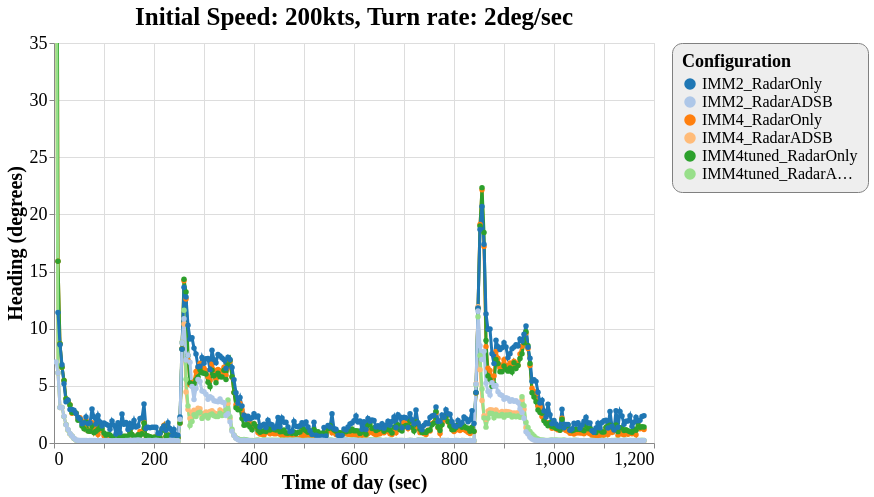

Source (Vega-Lite JSON):
### Vega-Lite specification from a JSON file in a GitHub repository (floating-point values rounded to 4 significant figures; data arrays with more than 128 entries replaced by an {"elided": "..."} marker saying what was removed)
{"config": {"view": {"continuousWidth": 600, "continuousHeight": 400}, "axisX": {"labelFontSize": 18, "titleFontSize": 20}, "axisY": {"labelFontSize": 18, "titleFontSize": 20}, "font": "Times New Roman", "legend": {"cornerRadius": 10, "fillColor": "#EEEEEE", "labelFontSize": 16, "padding": 10, "strokeColor": "gray", "titleFontSize": 18}, "title": {"fontSize": 25}}, "data": {"name": "data-9d768e711dd305bcdba9a85aebd58c2c"}, "mark": {"type": "line", "point": true, "strokeWidth": 3}, "encoding": {"color": {"type": "ordinal", "field": "config", "scale": {"scheme": "category20"}, "sort": ["IMM2_RadarOnly", "IMM2_RadarADSB", "IMM4_RadarOnly", "IMM4_RadarADSB", "IMM4tuned_RadarOnly", "IMM4tuned_RadarADSB"], "title": "Configuration"}, "x": {"type": "quantitative", "field": "time", "title": "Time of day (sec)"}, "y": {"type": "quantitative", "field": "rmse_hdg", "scale": {"domain": [0, 35], "zero": false}, "title": "Heading (degrees)"}}, "selection": {"selector047": {"type": "interval", "bind": "scales", "encodings": ["x", "y"]}}, "title": "Initial Speed: 200kts, Turn rate: 2deg/sec", "$schema": "https://vega.github.io/schema/vega-lite/v4.8.1.json", "datasets": {"data-9d768e711dd305bcdba9a85aebd58c2c": {"elided": "1769 records"}}}
